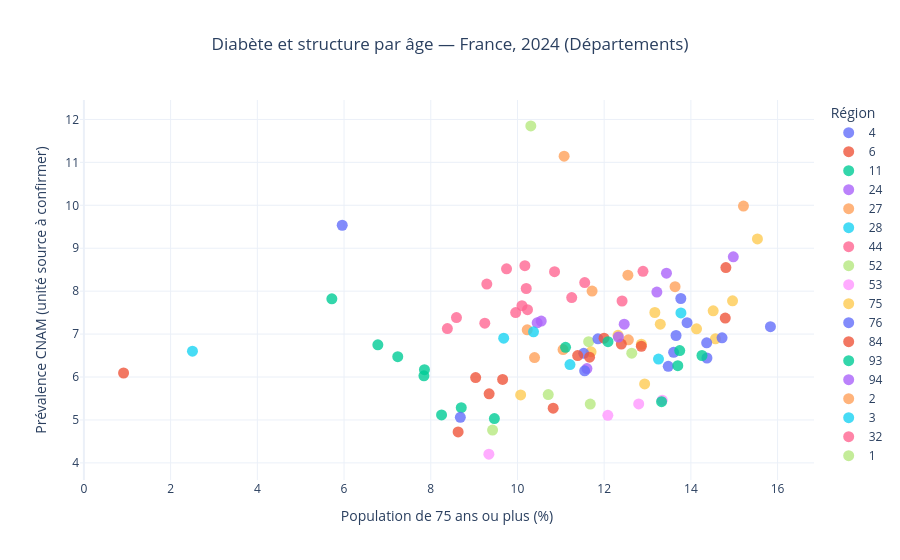

The notebook cell saved with this chart:
### Code cell
#Créer le nuage de points

fig_scatter_2 = px.scatter(
    df_scatter,
    x="part_75_plus_pct",
    y="prev",
    color="region",
    hover_name="nom_departement",
    hover_data={
        "code_dept": True,
        "ntop": True,
        "population_totale": ":,.0f"
    },
    title="Diabète et structure par âge — France, 2024 (Départements)",
    labels={
        "part_75_plus_pct": "Population de 75 ans ou plus (%)",
        "prev": "Prévalence CNAM (unité source à confirmer)",
        "region": "Code région"
    },
    template="plotly_white",
    opacity=0.8
)

fig_scatter_2.update_traces(
    marker=dict(size=11)
)

fig_scatter_2.update_layout(
    height=650,
    title_x=0.5,
    legend_title_text="Région"
)

fig_scatter_2.show()

### Figure 1 — Plotly figure (JSON) as saved in the notebook; plotly's stock layout.template omitted (floating-point values rounded to 4 significant figures)
{"data": [{"customdata": [["974", 89860, 897613]], "hovertemplate": "<b>%{hovertext}</b><br><br>Code région=4<br>Population de 75 ans ou plus (%)=%{x}<br>Prévalence CNAM (unité source à confirmer)=%{y}<br>code_dept=%{customdata[0]}<br>ntop=%{customdata[1]}<br>population_totale=%{customdata[2]:,.0f}<extra></extra>", "hovertext": ["La Réunion"], "legendgroup": "4", "marker": {"color": "#636efa", "opacity": 0.8, "size": 11, "symbol": "circle"}, "mode": "markers", "name": "4", "orientation": "v", "showlegend": true, "type": "scatter", "x": [5.958], "xaxis": "x", "y": [9.535], "yaxis": "y"}, {"customdata": [["976", 7770, 320646]], "hovertemplate": "<b>%{hovertext}</b><br><br>Code région=6<br>Population de 75 ans ou plus (%)=%{x}<br>Prévalence CNAM (unité source à confirmer)=%{y}<br>code_dept=%{customdata[0]}<br>ntop=%{customdata[1]}<br>population_totale=%{customdata[2]:,.0f}<extra></extra>", "hovertext": ["Mayotte"], "legendgroup": "6", "marker": {"color": "#EF553B", "opacity": 0.8, "size": 11, "symbol": "circle"}, "mode": "markers", "name": "6", "orientation": "v", "showlegend": true, "type": "scatter", "x": [0.915], "xaxis": "x", "y": [6.094], "yaxis": "y"}, {"customdata": [["77", 93930, 1479706], ["78", 78590, 1495123], ["91", 80230, 1347483], ["93", 127120, 1718265], ["95", 87620, 1289641], ["92", 82860, 1661465], ["75", 104110, 2084894], ["94", 85210, 1430965]], "hovertemplate": "<b>%{hovertext}</b><br><br>Code région=11<br>Population de 75 ans ou plus (%)=%{x}<br>Prévalence CNAM (unité source à confirmer)=%{y}<br>code_dept=%{customdata[0]}<br>ntop=%{customdata[1]}<br>population_totale=%{customdata[2]:,.0f}<extra></extra>", "hovertext": ["Seine-et-Marne", "Yvelines", "Essonne", "Seine-Saint-Denis", "Val-d'Oise", "Hauts-de-Seine", "Paris", "Val-de-Marne"], "legendgroup": "11", "marker": {"color": "#00cc96", "opacity": 0.8, "size": 11, "symbol": "circle"}, "mode": "markers", "name": "11", "orientation": "v", "showlegend": true, "type": "scatter", "x": [7.239, 8.704, 7.843, 5.719, 6.78, 8.249, 9.468, 7.854], "xaxis": "x", "y": [6.474, 5.285, 6.028, 7.822, 6.75, 5.116, 5.032, 6.171], "yaxis": "y"}, {"customdata": [["37", 38240, 621115], ["18", 24400, 297369], ["36", 18260, 215000], ["41", 25970, 328061], ["45", 49200, 693193], ["28", 31010, 433268]], "hovertemplate": "<b>%{hovertext}</b><br><br>Code région=24<br>Population de 75 ans ou plus (%)=%{x}<br>Prévalence CNAM (unité source à confirmer)=%{y}<br>code_dept=%{customdata[0]}<br>ntop=%{customdata[1]}<br>population_totale=%{customdata[2]:,.0f}<extra></extra>", "hovertext": ["Indre-et-Loire", "Cher", "Indre", "Loir-et-Cher", "Loiret", "Eure-et-Loir"], "legendgroup": "24", "marker": {"color": "#ab63fa", "opacity": 0.8, "size": 11, "symbol": "circle"}, "mode": "markers", "name": "24", "orientation": "v", "showlegend": true, "type": "scatter", "x": [11.6, 13.44, 14.98, 13.22, 10.45, 10.55], "xaxis": "x", "y": [6.197, 8.42, 8.8, 7.98, 7.263, 7.304], "yaxis": "y"}, {"customdata": [["25", 34410, 547024], ["89", 27150, 331426], ["21", 34550, 540943], ["90", 9560, 140174], ["39", 17540, 257588], ["58", 19170, 200818], ["70", 18320, 232484], ["71", 43850, 549723]], "hovertemplate": "<b>%{hovertext}</b><br><br>Code région=27<br>Population de 75 ans ou plus (%)=%{x}<br>Prévalence CNAM (unité source à confirmer)=%{y}<br>code_dept=%{customdata[0]}<br>ntop=%{customdata[1]}<br>population_totale=%{customdata[2]:,.0f}<extra></extra>", "hovertext": ["Doubs", "Yonne", "Côte-d'Or", "Territoire de Belfort", "Jura", "Nièvre", "Haute-Saône", "Saône-et-Loire"], "legendgroup": "27", "marker": {"color": "#FFA15A", "opacity": 0.8, "size": 11, "symbol": "circle"}, "mode": "markers", "name": "27", "orientation": "v", "showlegend": true, "type": "scatter", "x": [10.39, 12.55, 11.05, 10.23, 12.56, 15.21, 11.72, 13.64], "xaxis": "x", "y": [6.453, 8.372, 6.64, 7.1, 6.866, 9.982, 8.003, 8.104], "yaxis": "y"}, {"customdata": [["27", 40980, 603231], ["50", 31660, 497681], ["61", 19840, 273958], ["76", 87620, 1261327], ["14", 44110, 712763]], "hovertemplate": "<b>%{hovertext}</b><br><br>Code région=28<br>Population de 75 ans ou plus (%)=%{x}<br>Prévalence CNAM (unité source à confirmer)=%{y}<br>code_dept=%{customdata[0]}<br>ntop=%{customdata[1]}<br>population_totale=%{customdata[2]:,.0f}<extra></extra>", "hovertext": ["Eure", "Manche", "Orne", "Seine-Maritime", "Calvados"], "legendgroup": "28", "marker": {"color": "#19d3f3", "opacity": 0.8, "size": 11, "symbol": "circle"}, "mode": "markers", "name": "28", "orientation": "v", "showlegend": true, "type": "scatter", "x": [9.682, 13.25, 13.77, 10.37, 11.21], "xaxis": "x", "y": [6.904, 6.418, 7.494, 7.054, 6.29], "yaxis": "y"}, {"customdata": [["54", 49690, 731137], ["10", 23290, 309743], ["51", 41710, 560932], ["08", 21670, 264406], ["52", 13870, 167185], ["55", 14050, 179279], ["57", 76780, 1050916], ["67", 83030, 1167537], ["68", 56340, 770839], ["88", 27700, 355483]], "hovertemplate": "<b>%{hovertext}</b><br><br>Code région=44<br>Population de 75 ans ou plus (%)=%{x}<br>Prévalence CNAM (unité source à confirmer)=%{y}<br>code_dept=%{customdata[0]}<br>ntop=%{customdata[1]}<br>population_totale=%{customdata[2]:,.0f}<extra></extra>", "hovertext": ["Meurthe-et-Moselle", "Aube", "Marne", "Ardennes", "Haute-Marne", "Meuse", "Moselle", "Bas-Rhin", "Haut-Rhin", "Vosges"], "legendgroup": "44", "marker": {"color": "#FF6692", "opacity": 0.8, "size": 11, "symbol": "circle"}, "mode": "markers", "name": "44", "orientation": "v", "showlegend": true, "type": "scatter", "x": [9.959, 11.25, 10.23, 10.86, 12.9, 11.55, 9.748, 9.247, 10.1, 12.41], "xaxis": "x", "y": [7.502, 7.85, 7.569, 8.454, 8.463, 8.199, 8.521, 7.254, 7.661, 7.771], "yaxis": "y"}, {"customdata": [["72", 37960, 566239], ["85", 47290, 719419], ["44", 71100, 1499333], ["49", 46310, 837086], ["53", 16220, 304794]], "hovertemplate": "<b>%{hovertext}</b><br><br>Code région=52<br>Population de 75 ans ou plus (%)=%{x}<br>Prévalence CNAM (unité source à confirmer)=%{y}<br>code_dept=%{customdata[0]}<br>ntop=%{customdata[1]}<br>population_totale=%{customdata[2]:,.0f}<extra></extra>", "hovertext": ["Sarthe", "Vendée", "Loire-Atlantique", "Maine-et-Loire", "Mayenne"], "legendgroup": "52", "marker": {"color": "#B6E880", "opacity": 0.8, "size": 11, "symbol": "circle"}, "mode": "markers", "name": "52", "orientation": "v", "showlegend": true, "type": "scatter", "x": [11.64, 12.64, 9.426, 10.71, 11.68], "xaxis": "x", "y": [6.823, 6.555, 4.765, 5.591, 5.37], "yaxis": "y"}, {"customdata": [["22", 33590, 613675], ["29", 47750, 937401], ["35", 46610, 1129874], ["56", 42780, 788761]], "hovertemplate": "<b>%{hovertext}</b><br><br>Code région=53<br>Population de 75 ans ou plus (%)=%{x}<br>Prévalence CNAM (unité source à confirmer)=%{y}<br>code_dept=%{customdata[0]}<br>ntop=%{customdata[1]}<br>population_totale=%{customdata[2]:,.0f}<extra></extra>", "hovertext": ["Côtes-d'Armor", "Finistère", "Ille-et-Vilaine", "Morbihan"], "legendgroup": "53", "marker": {"color": "#FF97FF", "opacity": 0.8, "size": 11, "symbol": "circle"}, "mode": "markers", "name": "53", "orientation": "v", "showlegend": true, "type": "scatter", "x": [13.34, 12.08, 9.341, 12.8], "xaxis": "x", "y": [5.46, 5.108, 4.204, 5.372], "yaxis": "y"}, {"customdata": [["19", 17730, 241041], ["24", 32070, 418922], ["33", 95030, 1705851], ["47", 23640, 334441], ["64", 41300, 711995], ["86", 27830, 438156], ["16", 24910, 352712], ["17", 47510, 677063], ["23", 10030, 115406], ["40", 30460, 437955], ["79", 25830, 375205], ["87", 26990, 373138]], "hovertemplate": "<b>%{hovertext}</b><br><br>Code région=75<br>Population de 75 ans ou plus (%)=%{x}<br>Prévalence CNAM (unité source à confirmer)=%{y}<br>code_dept=%{customdata[0]}<br>ntop=%{customdata[1]}<br>population_totale=%{customdata[2]:,.0f}<extra></extra>", "hovertext": ["Corrèze", "Dordogne", "Gironde", "Lot-et-Garonne", "Pyrénées-Atlantiques", "Vienne", "Charente", "Charente-Maritime", "Creuse", "Landes", "Deux-Sèvres", "Haute-Vienne"], "legendgroup": "75", "marker": {"color": "#FECB52", "opacity": 0.8, "size": 11, "symbol": "circle"}, "mode": "markers", "name": "75", "orientation": "v", "showlegend": true, "type": "scatter", "x": [14.51, 14.96, 10.07, 14.13, 12.93, 11.7, 13.29, 14.57, 15.53, 12.86, 12.32, 13.17], "xaxis": "x", "y": [7.542, 7.774, 5.584, 7.123, 5.839, 6.586, 7.23, 6.889, 9.216, 6.763, 6.972, 7.503], "yaxis": "y"}, {"customdata": [["11", 29940, 380655], ["12", 17730, 279184], ["30", 53820, 776271], ["46", 12430, 176770], ["48", 4550, 76473], ["65", 15740, 231783], ["81", 26120, 399124], ["09", 10740, 156158], ["32", 13190, 192545], ["66", 37300, 501089], ["82", 17540, 266620], ["31", 72940, 1487248], ["34", 76870, 1241949]], "hovertemplate": "<b>%{hovertext}</b><br><br>Code région=76<br>Population de 75 ans ou plus (%)=%{x}<br>Prévalence CNAM (unité source à confirmer)=%{y}<br>code_dept=%{customdata[0]}<br>ntop=%{customdata[1]}<br>population_totale=%{customdata[2]:,.0f}<extra></extra>", "hovertext": ["Aude", "Aveyron", "Gard", "Lot", "Lozère", "Hautes-Pyrénées", "Tarn", "Ariège", "Gers", "Pyrénées-Orientales", "Tarn-et-Garonne", "Haute-Garonne", "Hérault"], "legendgroup": "76", "marker": {"color": "#636efa", "opacity": 0.8, "size": 11, "symbol": "circle"}, "mode": "markers", "name": "76", "orientation": "v", "showlegend": true, "type": "scatter", "x": [13.77, 14.37, 11.86, 15.83, 13.48, 14.36, 13.6, 13.66, 14.72, 13.91, 11.53, 8.682, 11.55], "xaxis": "x", "y": [7.829, 6.443, 6.89, 7.172, 6.25, 6.796, 6.576, 6.967, 6.912, 7.267, 6.551, 5.062, 6.144], "yaxis": "y"}, {"customdata": [["26", 34420, 525717], ["69", 106840, 1922269], ["07", 22280, 335612], ["74", 38730, 868714], ["01", 38040, 685867], ["15", 10320, 143983], ["03", 27920, 332221], ["38", 77610, 1304945], ["42", 52870, 775377], ["43", 15430, 228850], ["63", 42470, 664361], ["73", 23740, 450419]], "hovertemplate": "<b>%{hovertext}</b><br><br>Code région=84<br>Population de 75 ans ou plus (%)=%{x}<br>Prévalence CNAM (unité source à confirmer)=%{y}<br>code_dept=%{customdata[0]}<br>ntop=%{customdata[1]}<br>population_totale=%{customdata[2]:,.0f}<extra></extra>", "hovertext": ["Drôme", "Rhône", "Ardèche", "Haute-Savoie", "Ain", "Cantal", "Allier", "Isère", "Loire", "Haute-Loire", "Puy-de-Dôme", "Savoie"], "legendgroup": "84", "marker": {"color": "#EF553B", "opacity": 0.8, "size": 11, "symbol": "circle"}, "mode": "markers", "name": "84", "orientation": "v", "showlegend": true, "type": "scatter", "x": [11.66, 9.347, 12.86, 8.631, 9.036, 14.79, 14.81, 9.658, 12.0, 12.4, 11.39, 10.82], "xaxis": "x", "y": [6.463, 5.609, 6.717, 4.721, 5.987, 7.373, 8.55, 5.943, 6.905, 6.767, 6.499, 5.275], "yaxis": "y"}, {"customdata": [["04", 11110, 168835], ["13", 144580, 2098481], ["05", 7930, 144264], ["06", 72870, 1137058], ["83", 76010, 1129201], ["84", 40560, 574523]], "hovertemplate": "<b>%{hovertext}</b><br><br>Code région=93<br>Population de 75 ans ou plus (%)=%{x}<br>Prévalence CNAM (unité source à confirmer)=%{y}<br>code_dept=%{customdata[0]}<br>ntop=%{customdata[1]}<br>population_totale=%{customdata[2]:,.0f}<extra></extra>", "hovertext": ["Alpes-de-Haute-Provence", "Bouches-du-Rhône", "Hautes-Alpes", "Alpes-Maritimes", "Var", "Vaucluse"], "legendgroup": "93", "marker": {"color": "#00cc96", "opacity": 0.8, "size": 11, "symbol": "circle"}, "mode": "markers", "name": "93", "orientation": "v", "showlegend": true, "type": "scatter", "x": [13.74, 11.11, 13.32, 13.7, 14.26, 12.09], "xaxis": "x", "y": [6.617, 6.692, 5.426, 6.263, 6.501, 6.824], "yaxis": "y"}, {"customdata": [["2B", 11960, 188285], ["2A", 10490, 170548]], "hovertemplate": "<b>%{hovertext}</b><br><br>Code région=94<br>Population de 75 ans ou plus (%)=%{x}<br>Prévalence CNAM (unité source à confirmer)=%{y}<br>code_dept=%{customdata[0]}<br>ntop=%{customdata[1]}<br>population_totale=%{customdata[2]:,.0f}<extra></extra>", "hovertext": ["Haute-Corse", "Corse-du-Sud"], "legendgroup": "94", "marker": {"color": "#ab63fa", "opacity": 0.8, "size": 11, "symbol": "circle"}, "mode": "markers", "name": "94", "orientation": "v", "showlegend": true, "type": "scatter", "x": [12.46, 12.33], "xaxis": "x", "y": [7.23, 6.932], "yaxis": "y"}, {"customdata": [["972", 40200, 360227]], "hovertemplate": "<b>%{hovertext}</b><br><br>Code région=2<br>Population de 75 ans ou plus (%)=%{x}<br>Prévalence CNAM (unité source à confirmer)=%{y}<br>code_dept=%{customdata[0]}<br>ntop=%{customdata[1]}<br>population_totale=%{customdata[2]:,.0f}<extra></extra>", "hovertext": ["Martinique"], "legendgroup": "2", "marker": {"color": "#FFA15A", "opacity": 0.8, "size": 11, "symbol": "circle"}, "mode": "markers", "name": "2", "orientation": "v", "showlegend": true, "type": "scatter", "x": [11.08], "xaxis": "x", "y": [11.14], "yaxis": "y"}, {"customdata": [["973", 13600, 296151]], "hovertemplate": "<b>%{hovertext}</b><br><br>Code région=3<br>Population de 75 ans ou plus (%)=%{x}<br>Prévalence CNAM (unité source à confirmer)=%{y}<br>code_dept=%{customdata[0]}<br>ntop=%{customdata[1]}<br>population_totale=%{customdata[2]:,.0f}<extra></extra>", "hovertext": ["Guyane"], "legendgroup": "3", "marker": {"color": "#19d3f3", "opacity": 0.8, "size": 11, "symbol": "circle"}, "mode": "markers", "name": "3", "orientation": "v", "showlegend": true, "type": "scatter", "x": [2.504], "xaxis": "x", "y": [6.601], "yaxis": "y"}, {"customdata": [["59", 187060, 2615021], ["62", 117660, 1454949], ["80", 44590, 563892], ["02", 43930, 521077], ["60", 58220, 828901]], "hovertemplate": "<b>%{hovertext}</b><br><br>Code région=32<br>Population de 75 ans ou plus (%)=%{x}<br>Prévalence CNAM (unité source à confirmer)=%{y}<br>code_dept=%{customdata[0]}<br>ntop=%{customdata[1]}<br>population_totale=%{customdata[2]:,.0f}<extra></extra>", "hovertext": ["Nord", "Pas-de-Calais", "Somme", "Aisne", "Oise"], "legendgroup": "32", "marker": {"color": "#FF6692", "opacity": 0.8, "size": 11, "symbol": "circle"}, "mode": "markers", "name": "32", "orientation": "v", "showlegend": true, "type": "scatter", "x": [8.593, 9.293, 10.2, 10.17, 8.383], "xaxis": "x", "y": [7.385, 8.166, 8.062, 8.594, 7.129], "yaxis": "y"}, {"customdata": [["971", 45900, 383889]], "hovertemplate": "<b>%{hovertext}</b><br><br>Code région=1<br>Population de 75 ans ou plus (%)=%{x}<br>Prévalence CNAM (unité source à confirmer)=%{y}<br>code_dept=%{customdata[0]}<br>ntop=%{customdata[1]}<br>population_totale=%{customdata[2]:,.0f}<extra></extra>", "hovertext": ["Guadeloupe"], "legendgroup": "1", "marker": {"color": "#B6E880", "opacity": 0.8, "size": 11, "symbol": "circle"}, "mode": "markers", "name": "1", "orientation": "v", "showlegend": true, "type": "scatter", "x": [10.31], "xaxis": "x", "y": [11.85], "yaxis": "y"}], "layout": {"autosize": true, "legend": {"title": {"text": "Région"}, "tracegroupgap": 0}, "title": {"text": "Diabète et structure par âge — France, 2024 (Départements)", "x": 0.5}, "xaxis": {"anchor": "y", "autorange": true, "domain": [0, 1], "range": [-0.05213, 16.8], "title": {"text": "Population de 75 ans ou plus (%)"}, "type": "linear"}, "yaxis": {"anchor": "x", "autorange": true, "domain": [0, 1], "range": [3.637, 12.42], "title": {"text": "Prévalence CNAM (unité source à confirmer)"}, "type": "linear"}}}
